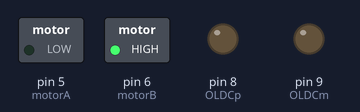
Recording of a sketch running on a simulated Arduino Uno, built with avr-gcc and run on an emulated ATmega328P. On the bench: switched loads named in the sketch (green lamp = pin HIGH), output pins drawn as LEDs (lit = HIGH).

Above: at 0.3 s.
At 1.0 s:
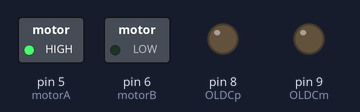
At 2.4 s:
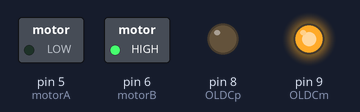
At 3.1 s:
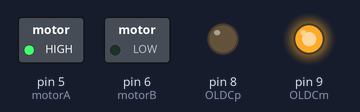
At 3.8 s:
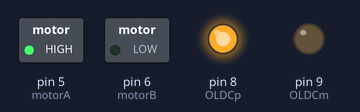
Timing chart, 0 to 4.8 s (numbered marks = the images above):
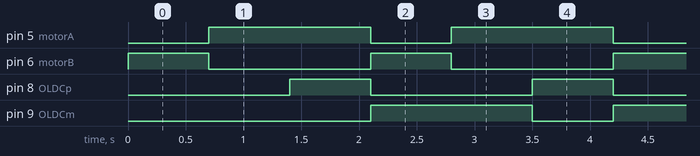

The sketch:

motors_demonstration_uno1.ino
```cpp
// Two pin definition techniques
#define motorA 5
#define motorB 6

int OLDCp = 8;
int OLDCm = 9;

void setup() {
  pinMode(motorA,OUTPUT);
  pinMode(motorB,OUTPUT);
  pinMode(OLDCp,OUTPUT);
  pinMode(OLDCm,OUTPUT);
}

void loop() {

  // Encoder motor clockwise
  analogWrite(motorB,255);
  digitalWrite(motorA,LOW);

  delay(700);
  // Encoder motor counterclockwise
  analogWrite(motorA,255);
  digitalWrite(motorB,LOW);

  delay(700);
  // OLDC motor clockwise
  digitalWrite(OLDCp,HIGH);
  digitalWrite(OLDCm,LOW);

  delay(700);
  // OLDC motor counterclockwise
  digitalWrite(OLDCp,LOW);
  digitalWrite(OLDCm,HIGH);


}
```

Measured:
- by itself, pin 5 (motorA), pin 9 (OLDCm): alternates HIGH for 1.4 s and LOW for 0.70 s
- by itself, pin 6 (motorB), pin 8 (OLDCp): alternates HIGH for 0.70 s and LOW for 1.4 s
